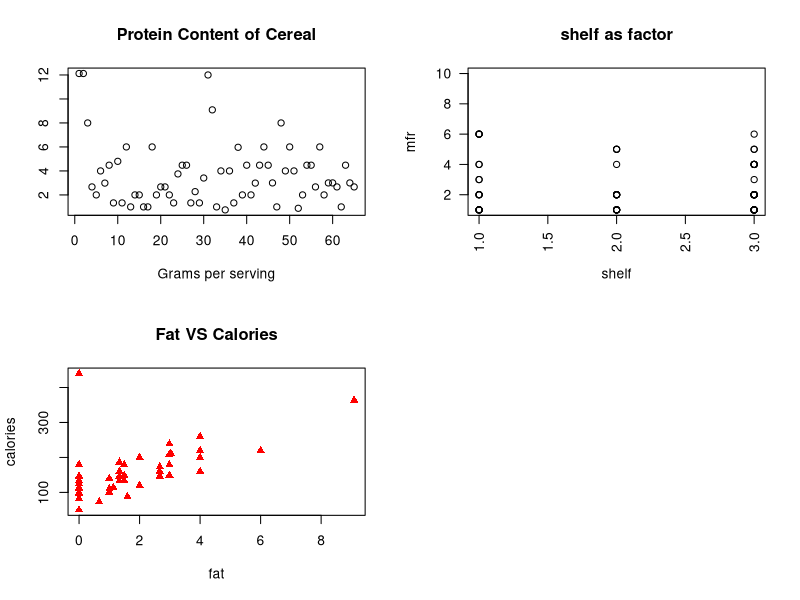

This chart was generated by the following R code:
## ---- chunk 1
library(MASS)
attach(UScereal)
str(UScereal)
## ---- chunk 2
par(mfrow=c(2,2))

#A
plot(x = UScereal$ protein ,
     width = c(0, 5, 10, 15, 20, 25),
     main ="Protein Content of Cereal",
     xlab = "Grams per serving",
     ylab = "")

#B
plot(UScereal$ shelf, UScereal$ mfr, las = 2, ylim = c(1, 10),
     main = "shelf as factor",
     xlab = "shelf", 
     ylab = "mfr")

#C
plot(UScereal$fat, UScereal$calories, pch = 17, col = "red",
     xlab = "fat",
     ylab = "calories",
     main = "Fat VS Calories")
abline(a = 0, b = 1, lty = 2, lwd = 1)
